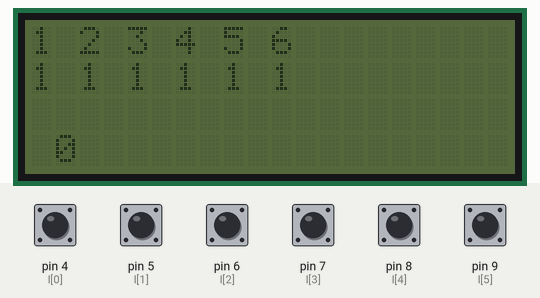
The sketch below on a simulated Arduino Nano, built with avr-gcc and run on an emulated ATmega328P. On the bench: 20×4 character LCD. Inputs (shaded band) come from the test bench; at power-on: pin 4 (I[0]), pin 5 (I[1]), pin 6 (I[2]), pin 7 (I[3]), pin 8 (I[4]), pin 9 (I[5]) HIGH.

Above: at 1.2 s.
1.3 s: pin 4 (I[0]) pulled LOW for 1.25 s
At 2.8 s:
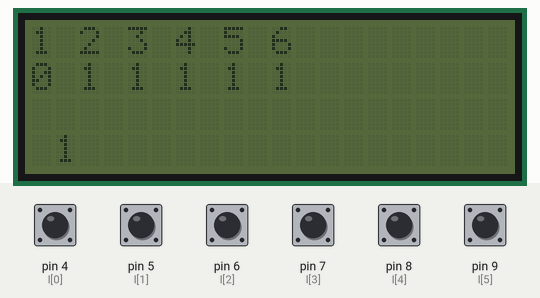
4.6 s: pin 5 (I[1]) pulled LOW for 1.25 s
At 5.5 s:
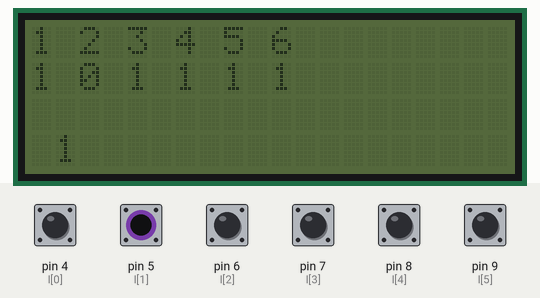
7.6 s: pin 6 (I[2]) pulled LOW for 1.25 s
At 9.0 s:
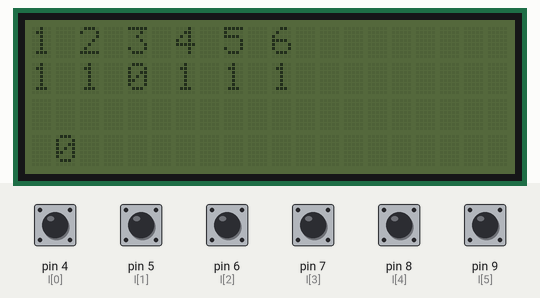
10.7 s: pin 7 (I[3]) pulled LOW for 1.25 s
At 11.9 s:
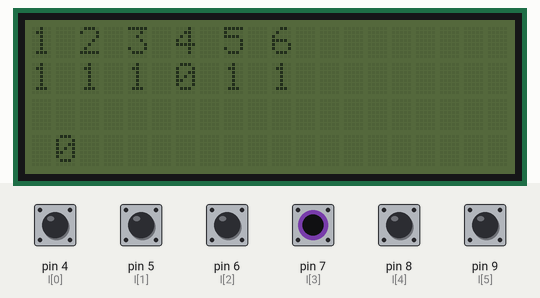
13.7 s: pin 8 (I[4]) pulled LOW for 1.25 s
At 14.5 s:
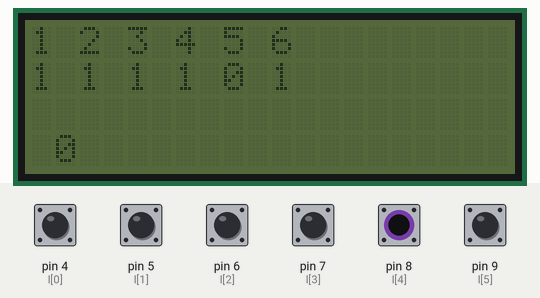
16.7 s: pin 9 (I[5]) pulled LOW for 1.25 s
At 18.1 s:
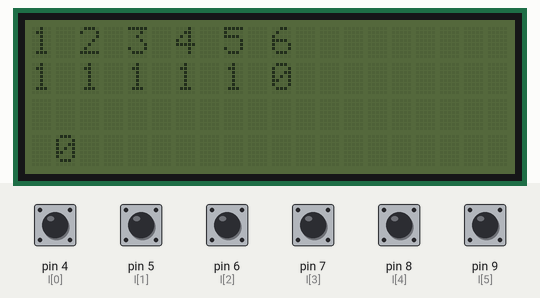
Timing chart, 0 to 19.7 s (numbered marks = the images above; inputs shaded):
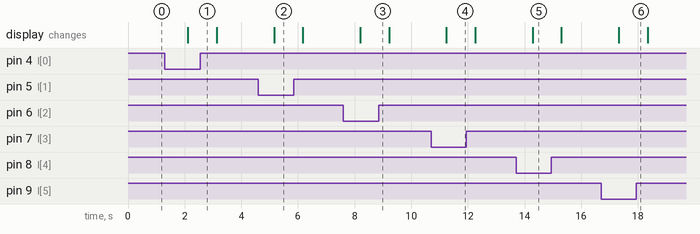

The sketch:

Episode_8.ino
```cpp
// Episode 8
// Screens and Displays
//
// Adding a 2004 I2C Liquid Crystal Display to an Arduino Nano
// over the I2C interface

#include <LCD_I2C.h>

LCD_I2C lcd(0x27, 20, 4);

uint8_t I[6] = {4,5,6,7,8,9};     // sensor pins
uint8_t V[6] = {0};               // sensor values
uint8_t O[3] = {0};               // output values


void setup() {
  // put your setup code here, to run once:
  lcd.begin();

  for (uint8_t cntr = 0; cntr <6; cntr++)
  {
    pinMode(I[cntr], INPUT_PULLUP);
  }

  lcd.setCursor(0,0);
  lcd.print("1 2 3 4 5 6");

  lcd.noBacklight();
}

void loop() {
  // put your main code here, to run repeatedly:
  for (uint8_t cntr = 0; cntr <6; cntr++)
  {
    V[cntr] = digitalRead(I[cntr]);
  }

  // A  B   Out
  // 0  0   1
  // 0  1   1
  // 1  0   1
  // 1  1   0

  O[0] = !(V[0] & V[1]);

  lcd.setCursor(0, 1);
  for (uint8_t cntr = 0; cntr <6; cntr++)
  {
    lcd.print(V[cntr]);
    lcd.print(' ');
  }

  lcd.setCursor(1, 3);
  lcd.print(O[0]);

  delay(1000);


}
```

Measured:
- after the input at 1.3 s, the display: changes after 0.82 s (image 1)
- after the input at 4.6 s, the display: changes after 0.56 s (image 2)
- after the input at 7.6 s, the display: changes after 0.60 s (image 3)
- after the input at 10.7 s, the display: changes after 0.54 s (image 4)
- after the input at 13.7 s, the display: changes after 0.59 s (image 5)
- after the input at 16.7 s, the display: changes after 0.63 s (image 6)
